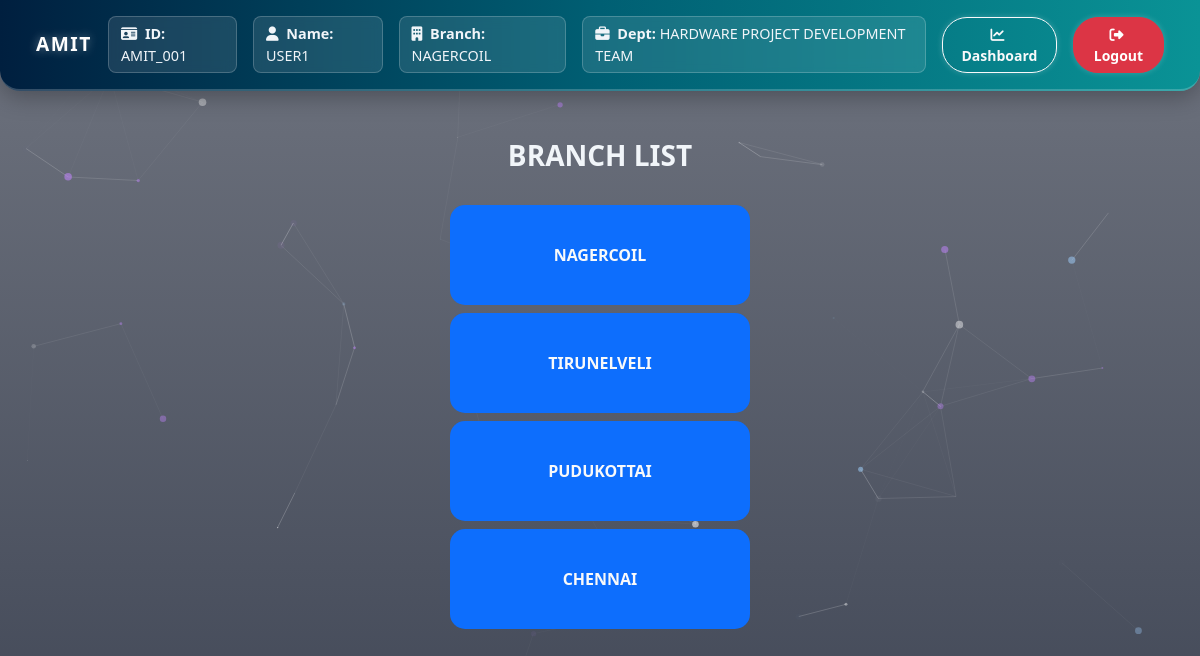
Screenshot of /workstatus/ (signed in) with the database file from the repository.
### amit_logins/models.py (models this page shows, shortened)
class User(AbstractUser):
    DEPARTMENT_CHOICES = [
        ('HARDWARE PROJECT DEVELOPMENT TEAM', 'HARDWARE PROJECT DEVELOPMENT TEAM'),
        ('ADMIN TEAM', 'ADMIN TEAM'),
        ('ADMIN-MANAGEMENT WORK TEAM', 'ADMIN-MANAGEMENT WORK TEAM'),
    ]
    BRANCH_CHOICES = [
        ('NAGERCOIL', 'NAGERCOIL'),
    ]
    employee_name = models.CharField(max_length=100, null=True, blank=True)
    department = models.CharField(max_length=50, choices=DEPARTMENT_CHOICES)
    branch = models.CharField(max_length=20, choices=BRANCH_CHOICES)
    is_team_leader = models.BooleanField(default=False)
    is_approved = models.BooleanField(default=False)  # ✅ New field for admin approval

### amit_logins/views.py (the view)
# urls.py: path('workstatus/', views.workstatus_branch_list, name='workstatus_branch_list'),
@login_required(login_url='login')
def workstatus_branch_list(request):
    branches = ['NAGERCOIL', 'TIRUNELVELI', 'PUDUKOTTAI', 'CHENNAI']
    return render(request, 'workstatus/branch_list.html', {'branches': branches})

### amit_logins/templates/workstatus/branch_list.html
{% extends 'logins/base.html' %}
{% block content %}
<div class="container mt-5">
    <h3 style="font-weight: 900;" class="text-center mb-4 text-uppercase">Branch list</h3>
    <center>
    <div class="d-flex  flex-column">
        {% for branch in branches %}
            <a href="{% url 'workstatus_department_list' branch %}"><div class="box text-light bg-primary mt-2">{{ branch }}</div></a>
        {% endfor %}
    </div>
    </center>
</div>
{% endblock %}

### amit_logins/templates/logins/base.html (shortened to what this page needs)
{% load static %}
<!DOCTYPE html>
<html lang="en">
<head>
  <link href="https://cdn.jsdelivr.net/npm/bootstrap@5.3.5/dist/css/bootstrap.min.css" rel="stylesheet">
  <link rel="stylesheet" href="https://cdnjs.cloudflare.com/ajax/libs/font-awesome/6.4.0/css/all.min.css">
</head>
<body>
  <div id="particles-js"></div>
  {% if user.is_authenticated %}
<nav class="navbar navbar-expand-lg navbar-dark custom-navbar px-4 py-3">
  <div class="container-fluid">
    <a class="navbar-brand fw-bold text-uppercase" href="#">
      AMIT
    </a>
    <div class="collapse navbar-collapse justify-content-end" id="navbarContent">
      <ul class="navbar-nav align-items-center gap-3">
        <li class="nav-item user-box">
          <i class="fa-solid fa-id-card me-1"></i> <strong>ID:</strong> {{ user.username }}
        </li>
        {% if not user.is_superuser %}
        <li class="nav-item user-box">
          <i class="fa-solid fa-user me-1"></i> <strong>Name:</strong> {{ user.employee_name }}
        </li>
        <li class="nav-item user-box">
          <i class="fa-solid fa-building me-1"></i> <strong>Branch:</strong> {{ user.branch }}
        </li>
        <li class="nav-item user-box">
          <i class="fa-solid fa-briefcase me-1"></i> <strong>Dept:</strong> {{ user.department }}
        </li>
        {% endif %}
        <li class="nav-item">
          <a href="{% url 'dashboard' %}" class="btn nav-btn btn-outline-light btn-sm">
            <i class="fa-solid fa-chart-line me-1"></i> Dashboard
          </a>
        </li>
        <li class="nav-item">
          <a href="{% url 'logout' %}" class="btn nav-btn btn-danger btn-sm">
            <i class="fa-solid fa-right-from-bracket me-1"></i> Logout
          </a>
        </li>
      </ul>
    </div>
  </div>
</nav>
{% endif %}
  <div class="container-fluid content-wrapper mt-4">
    {% block content %}
    {% endblock %}
  </div>
</body>
</html>

### rows the page displays
User: username "AMIT_001", employee_name "USER1", branch "NAGERCOIL", department "HARDWARE PROJECT DEVELOPMENT TEAM"

### other values shown
{{ branch }} "NAGERCOIL" "TIRUNELVELI" "PUDUKOTTAI" "CHENNAI"
